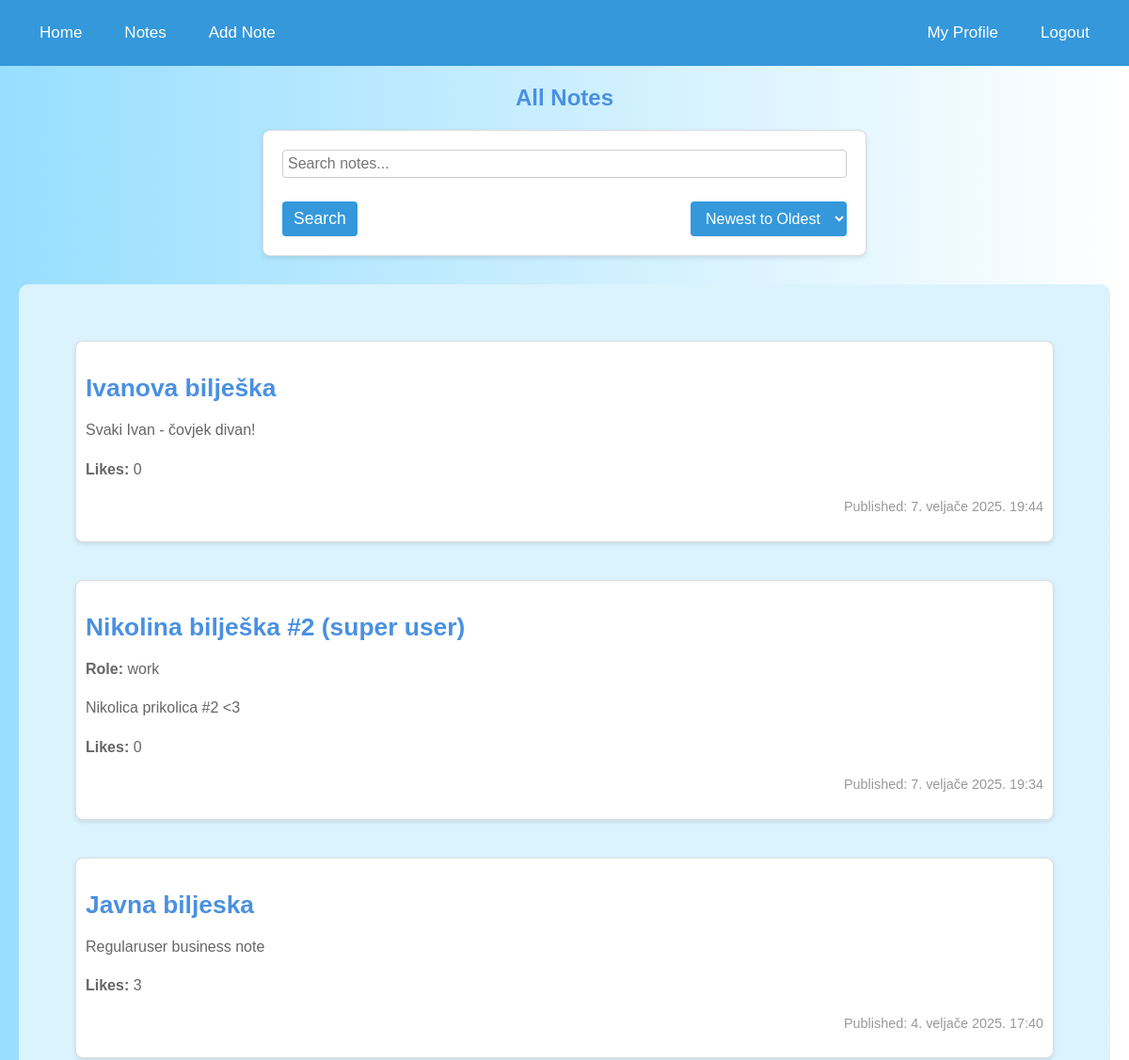
The page /notes/ (signed in, upper part) on the database as committed earlier.
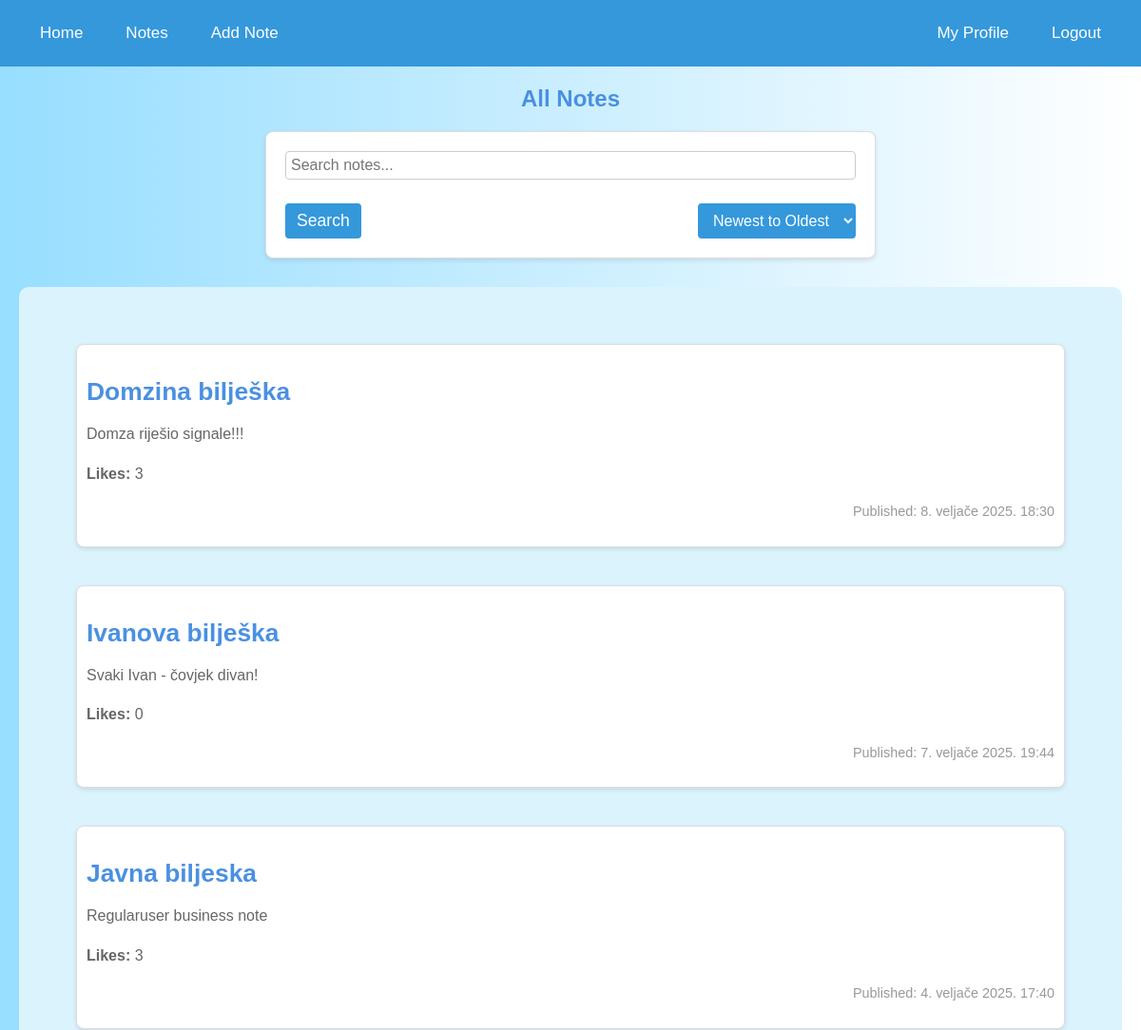
The same page on the database as committed later.
### notes/models.py (models this page shows, shortened)
class Note(models.Model):
    ROLE_CHOICES = [
        ('hobbies', 'Hobbies'),
        ('movies', 'Movies'),
        ('school', 'School'),
        ('work', 'Work'),
        ('music', 'Music'),
        ('personal', 'Personal'),
    ]
    CATEGORY_CHOICES = [
        ('business', 'Business'),
        ('personal', 'Personal'),
    ]
    user = models.ForeignKey('accounts.CustomUser', on_delete=models.CASCADE, null=True, blank=True, related_name='notes')
    title = models.CharField(max_length=200)
    content = models.TextField()
    pub_date = models.DateTimeField(auto_now_add=True)
    likes = models.PositiveIntegerField(default=0)
    private_notes = models.ManyToManyField(PrivateNoteModel, blank=True)
    is_public = models.BooleanField(default=True)
    is_important = models.BooleanField(default=False)
    is_locked = models.BooleanField(default=False)
    password = models.CharField(max_length=100, null=True, blank=True)
    completed = models.BooleanField(default=False)
    is_private = models.BooleanField(default=False)
    role = models.CharField(max_length=20, choices=ROLE_CHOICES, blank=True, null=True)
    approved = models.BooleanField(default=False)
    category = models.CharField(max_length=20, choices=CATEGORY_CHOICES, default='personal', blank=True, null=True)

### notes/views.py (the view)
# urls.py: path('', views.index, name='index'),
def index(request):
    search_query = request.GET.get('search', '')
    order = request.GET.get('order', 'desc')
    if search_query:
        notes = Note.objects.filter(title__icontains=search_query, is_public= True)
    else:
        notes = Note.objects.filter(is_public = True)
    if request.user.is_authenticated:
         notes = notes | Note.objects.filter(user=request.user, is_private=True)
    if request.user.type == 'REGULARUSER':
        for note in notes:
            if note.user.type == 'SUPERUSER' and note.is_public:
                note.display_role = note.role
            else:
                note.display_role = None
    if order == 'asc':
        notes = notes.order_by('-is_important', 'pub_date')
    else:
        notes = notes.order_by( '-is_important', '-pub_date')
    context = {
        'latest_note_list': notes,
        'current_order': order,
        'search_query': search_query,
    }
    return render(request, 'notes/index.html', context)

### notes/templates/notes/index.html (shortened to what this page needs)
{% extends 'notes/base.html' %}
{% block content %}
    <h2>All Notes</h2>
    <form method="get" action="{% url 'notes:index' %}" class="sort-form">
        <input type="text" name="search" placeholder="Search notes..." value="{{ search_query }}">
        <div class="search-sort-buttons">
            <button type="submit" class="search-button">Search</button>
            <select name="order" onchange="this.form.submit()">
                <option value="desc" {% if current_order == 'desc' %}selected{% endif %}>Newest to Oldest</option>
            </select>
        </div>
    </form>
    <div class="notes-container">
        {% if user.is_authenticated %}
            {% for note in latest_note_list %}
                <div class="note {% if note.approved %}approved-note{% endif %}">
                    <h3><a href="{% url 'notes:detail' note.id %}">{{ note.title }}</a></h3>
                    {% if user.is_authenticated and note.user.type == 'SUPERUSER' %}
                        {% if note.role %}
                            <p><strong>Role:</strong> {{ note.role }}</p>
                        {% else %}
                            <p>No role assigned.</p>
                        {% endif %}
                    {% endif %}
                    <p>{{ note.content }}</p>
                    <p><strong>Likes:</strong> {{ note.likes }}</p>
                    <p>Published: {{ note.pub_date }}</p>
                </div>
            {% empty %}
                <p>No notes available.</p>
            {% endfor %}
        {% else %}
            <p>You need to be logged in to view the notes.</p>
        {% endif %}
    </div>
{% endblock %}

Rows that differ between the two databases and show on the page:
removed Note: title "Nikolina bilješka #2 (super user)", role "work", content "Nikolica prikolica #2 <3", likes "0", pub_date "7. veljače 2025. 19:34"
added Note: title "Domzina bilješka", content "Domza riješio signale!!!", likes "3", pub_date "8. veljače 2025. 18:30"
